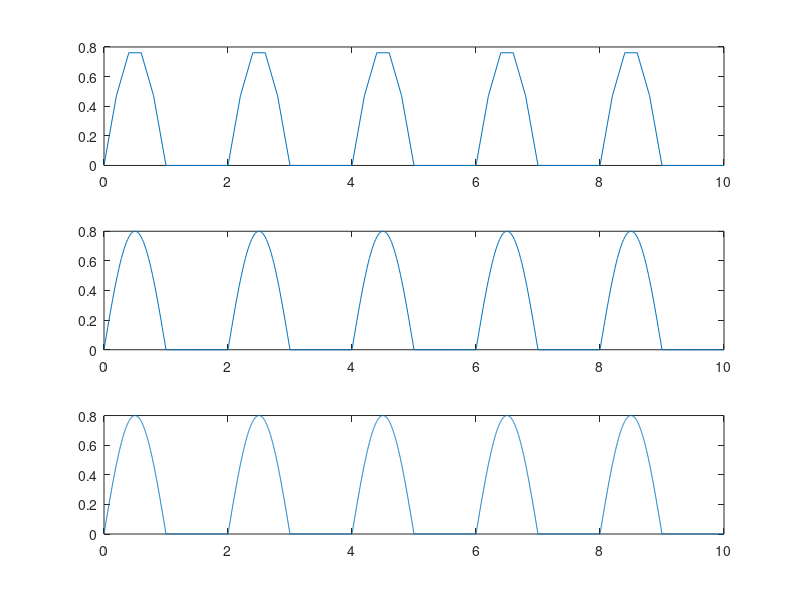

The MATLAB source for this figure:
% T0 = perioada;
% f0 = frecventa;
% rez 1,2,3 = rezolutii;
T=10;
T0=2;
f0=1/T0;
rez1=0.2;
rez2=0.02;
rez3=0.002;
t1=0:0.2:T;
t2=0:0.02:T;
t3=0:0.002:T;

Sgn1=0.8*sin(2*pi*f0*t1); % Amplitudinea = 0.8
Sgn2=0.8*sin(2*pi*f0*t2);
Sgn3=0.8*sin(2*pi*f0*t3);

for i=1:length(Sgn1)
if (Sgn1(i)<0)
Sgn1(i)=0;
end;
end;

for i=1:length(Sgn2)
if (Sgn2(i)<0)
Sgn2(i)=0;
end;
end;

for i=1:length(Sgn3)
if (Sgn3(i)<0)
Sgn3(i)=0;
end;
end;

% Valorile negative se egaleaza cu 0 astfel incat nu va exista semnal sub
% axa Ox
subplot(3,1,1)
plot(t1,Sgn1)
subplot(3,1,2)
plot(t2,Sgn2)
subplot(3,1,3)
plot(t3,Sgn3)